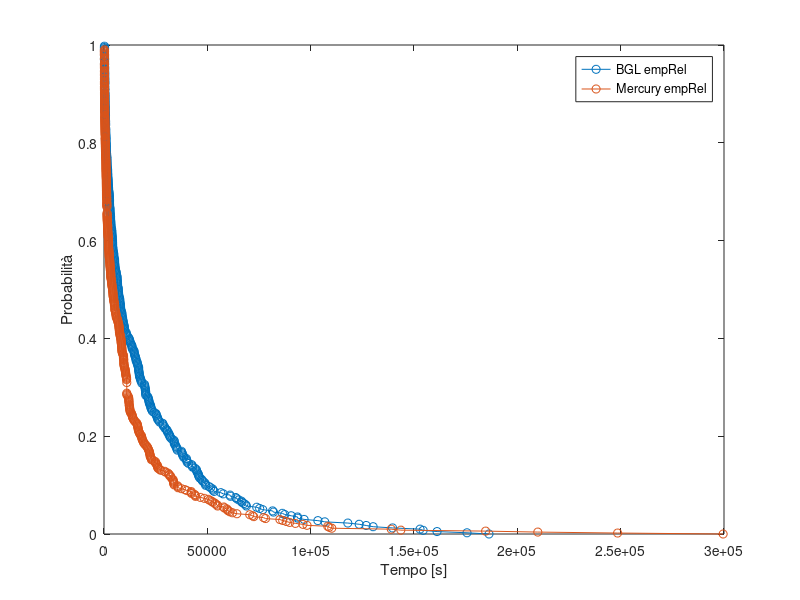

This figure's MATLAB source:
clear all;
close all;
clc;

BGL_interarrivals= importdata("BGL/interarrivals.txt");
Mercury_interarrivals= importdata("Mercury/interarrivals.txt");

% Calcola le empRel per il set di dati BGL
[y_bgl, t_bgl] = cdfcalc(BGL_interarrivals);
empTTF_bgl = y_bgl(2:end);
empRel_bgl = 1 - empTTF_bgl;

% Calcola le empRel per il set di dati Mercury
[y_mercury, t_mercury] = cdfcalc(Mercury_interarrivals);
empTTF_mercury = y_mercury(2:end);
empRel_mercury = 1 - empTTF_mercury;

% Confronto delle empRel
plot(t_bgl, empRel_bgl, '-o', t_mercury, empRel_mercury, '-o');
xlabel('Tempo [s]'); ylabel('Probabilità');
legend('BGL empRel', 'Mercury empRel');


% Calcola l'integrale delle empRel per il set di dati BGL
integral_bgl = trapz(t_bgl, empRel_bgl);

% Calcola l'integrale delle empRel per il set di dati Mercury
integral_mercury = trapz(t_mercury, empRel_mercury);

disp(['Integrale dell affidabilita per BGL: ', num2str(integral_bgl)]);
disp(['Integrale dell affidabilita per Mercury: ', num2str(integral_mercury)]);